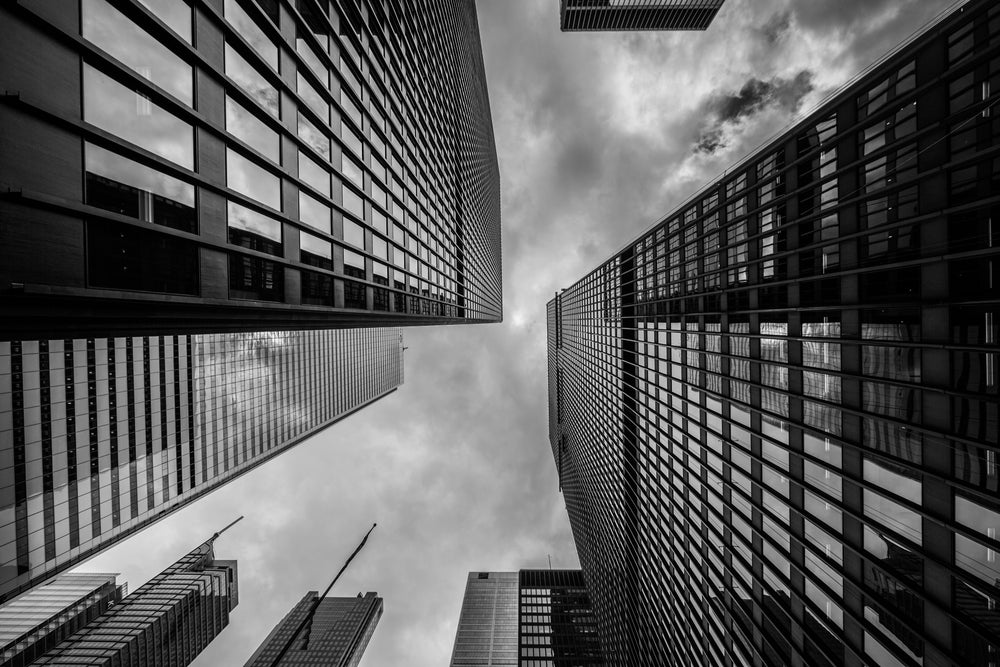
#> input picture 2DConv/convolution_spatial_domain.jpg, 1000 x 667 px, found by its file name
$ python part_4.py
#> lines starting #> are read from the running program, lines starting #| are printed output that depends on the picture
# Import the required libraries.
import numpy as np
import cv2
import matplotlib.pyplot as plt
from numpy.fft import fft2, ifft2, fftshift


# Define spatial domain convolution function.
def spatial_convolution(image, kernel):
    image_height, image_width = image.shape
    kernel_height, kernel_width = kernel.shape
    kernel = np.flipud(np.fliplr(kernel))
    pad_height, pad_width = kernel_height // 2, kernel_width // 2
    padded_image = np.pad(image, ((pad_height, pad_height), (pad_width, pad_width)), mode='constant')
    output = np.zeros_like(image)

    for i in range(image_height):
        for j in range(image_width):
            region = padded_image[i:i+kernel_height, j:j+kernel_width]
            output[i, j] = np.sum(region * kernel)

    return output

# Define a function to create a Gaussian kernel in the frequency domain.
def gaussian_kernel(shape, sigma):

    m, n = shape
    y, x = np.indices((m, n))
    center_y, center_x = m // 2, n // 2
    kernel = np.exp(-((x - center_x)**2 + (y - center_y)**2) / (2 * sigma**2))
    return kernel / kernel.sum()


# Define Sobel operators.
sobel_horizontal = np.array([[-1, 0, 1], [-2, 0, 2], [-1, 0, 1]])
sobel_vertical = np.array([[-1, -2, -1], [0, 0, 0], [1, 2, 1]])

# Define Prewitt operators.
prewitt_horizontal = np.array([[-1, 0, 1],
                               [-1, 0, 1],
                               [-1, 0, 1]])

prewitt_vertical = np.array([[-1, -1, -1],
                             [0, 0, 0],
                             [1, 1, 1]])


# Read the image in grayscale and normalize.
spatial_image_path = "/Users/aral/Documents/Homeworks/Homework 1/2DConv/convolution_spatial_domain.jpg"
spatial_image = cv2.imread(spatial_image_path, cv2.IMREAD_GRAYSCALE)
#> spatial_image is the input picture: shape (667, 1000); min 0, max 255, mean 89.1

gaussian_image_path = "/Users/aral/Documents/Homeworks/Homework 1/2DConv/convolution_freq_domain.jpg"
gaussian_image = cv2.imread(gaussian_image_path, cv2.IMREAD_GRAYSCALE)
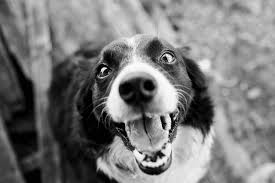
#> input picture 2DConv/convolution_freq_domain.jpg, 275 x 183 px, found by its file name
#> gaussian_image is the input picture: shape (183, 275); min 0, max 255, mean 120.7

spatial_image = spatial_image.astype(np.float32) / 255.0
gaussian_image = gaussian_image.astype(np.float32) / 255.0

# Apply Sobel operator.
sobel_horizontal_result = spatial_convolution(spatial_image, sobel_horizontal)
#> in spatial_convolution, `padded_image = np.pad(image, ((pad_height, pad_height), (pad_width, pa..`:
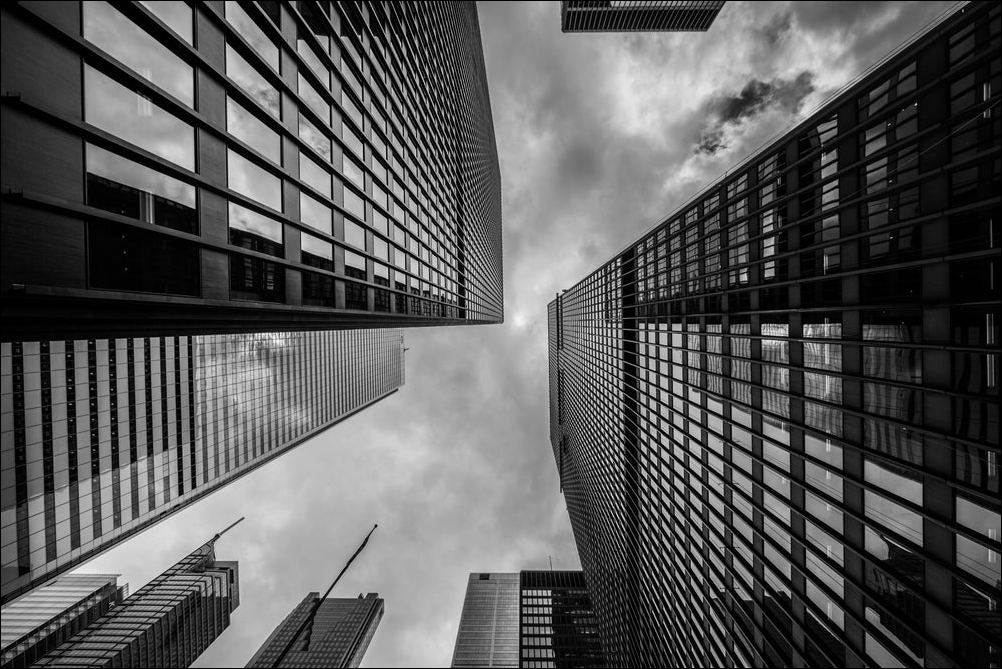
#> padded_image: shape (669, 1002) float32; min 0, max 1, mean 0.348
#> after the loop in spatial_convolution, `for i in range(image_height):`:
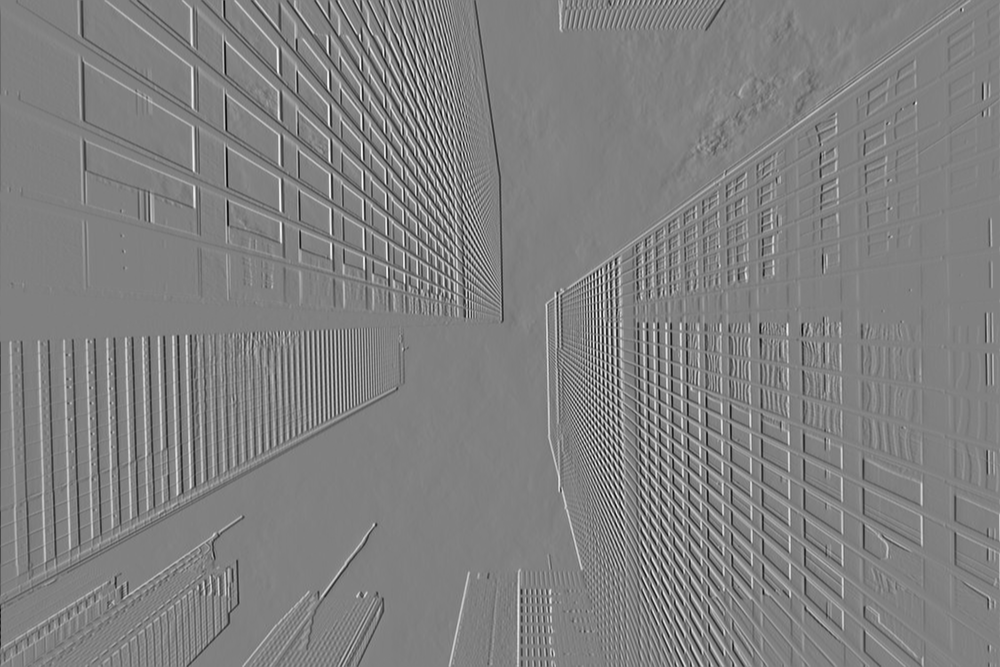
#> output: shape (667, 1000) float32; min -3.39, max 3.33, mean 0.000542; drawn with min black and max white
sobel_vertical_result = spatial_convolution(spatial_image, sobel_vertical)
#> after the loop in spatial_convolution (call 2), `for i in range(image_height):`:
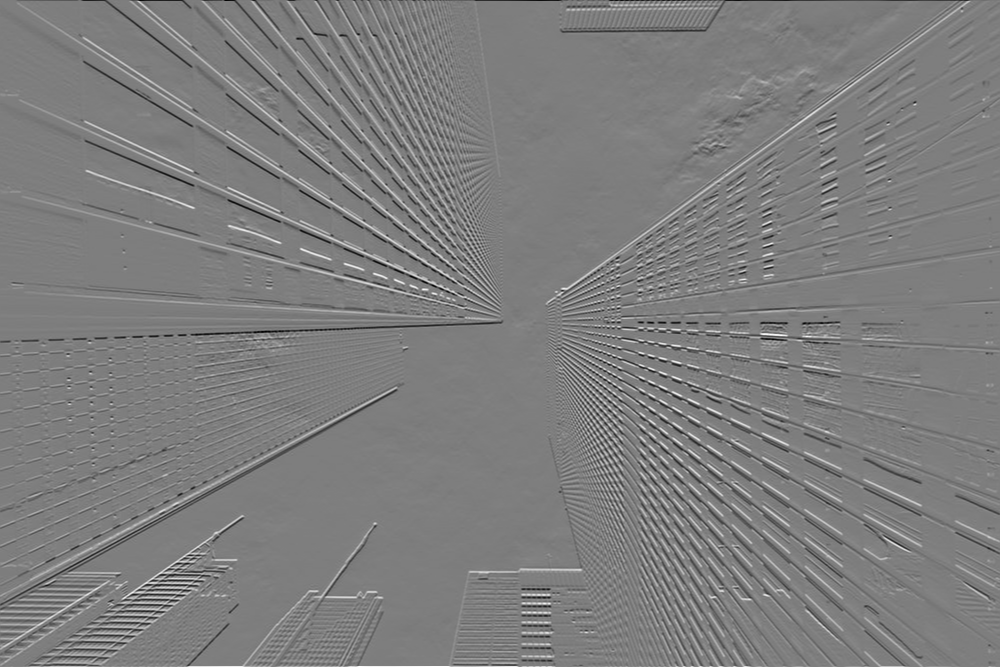
#> output: shape (667, 1000) float32; min -3.09, max 3.16, mean 0.000301; drawn with min black and max white

# Take absolute values and combine results for gradient magnitude for Sobel operator.
sobel_magnitude = np.sqrt(np.abs(sobel_horizontal_result)**2 + np.abs(sobel_vertical_result)**2)
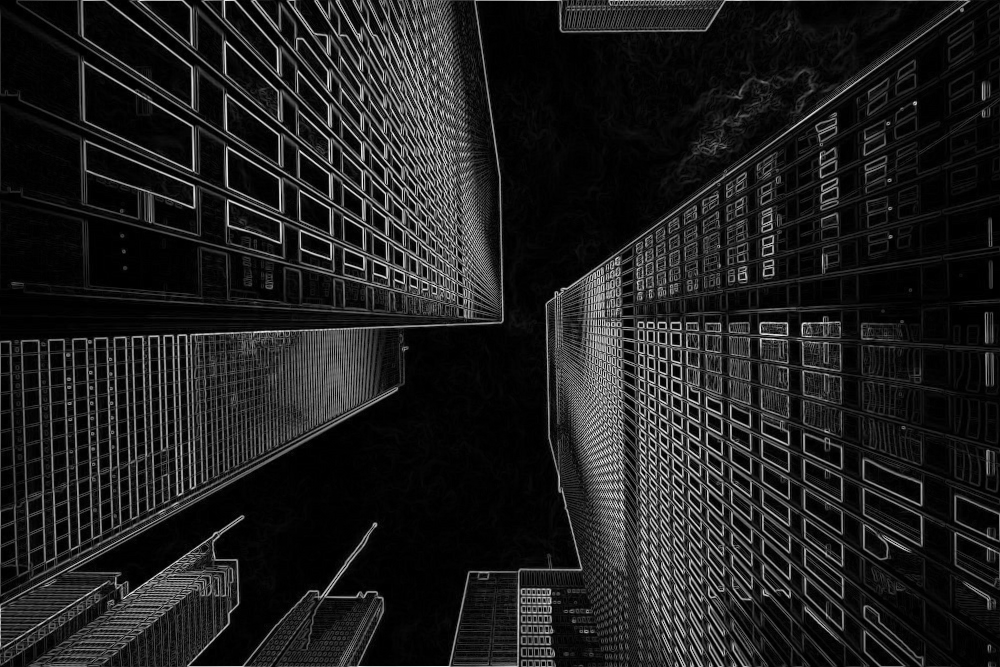
#> sobel_magnitude: shape (667, 1000) float32; min 0, max 3.39, mean 0.411; drawn with min black and max white
sobel_magnitude = (sobel_magnitude / sobel_magnitude.max()) * 255  # Normalize to [0, 255]
sobel_magnitude = sobel_magnitude.astype(np.uint8)

# Apply Prewitt operator.
prewitt_horizontal_result = spatial_convolution(spatial_image, prewitt_horizontal)
prewitt_vertical_result = spatial_convolution(spatial_image, prewitt_vertical)

# Take absolute values and combine results for gradient magnitude for Prewitt operator.
prewitt_magnitude = np.sqrt(np.abs(prewitt_horizontal_result)**2 + np.abs(prewitt_vertical_result)**2)
prewitt_magnitude = (prewitt_magnitude / prewitt_magnitude.max()) * 255  # Normalize to [0, 255]
prewitt_magnitude = prewitt_magnitude.astype(np.uint8)


# Plot results for Sobel operator.
plt.figure(figsize=(12, 6))
plt.subplot(1, 3, 1)
plt.imshow(spatial_image, cmap='gray')
plt.title('Original Image')

plt.subplot(1, 3, 2)
plt.imshow(np.abs(sobel_horizontal_result), cmap='gray')
plt.title('Sobel operator in horizontal')

plt.subplot(1, 3, 3)
plt.imshow(sobel_magnitude, cmap='gray')
plt.title('Sobel Edge Detection')

plt.show()
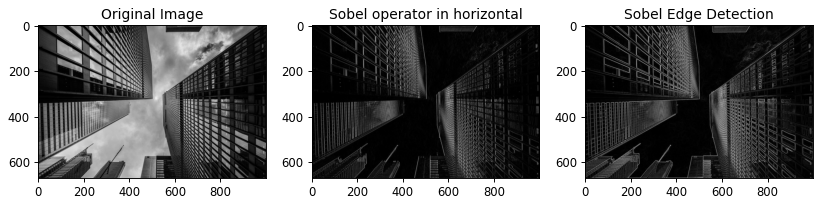
#> figure drawn by matplotlib, 3 panels


# Plot results for Prewitt operator.
plt.figure(figsize=(12, 6))
plt.subplot(1, 3, 1)
plt.imshow(spatial_image, cmap='gray')
plt.title('Original Image')

plt.subplot(1, 3, 2)
plt.imshow(np.abs(prewitt_horizontal_result), cmap='gray')
plt.title('Prewitt operator in horizontal')

plt.subplot(1, 3, 3)
plt.imshow(prewitt_magnitude, cmap='gray')
plt.title('Prewitt Edge Detection')

plt.show()

# Apply the Fourier Transform to the image.
image_fft = fft2(gaussian_image)
image_fft_shifted = fftshift(image_fft)

# Define the Gaussian kernel in the frequency domain.
sigma = 15  # Adjust the sigma value for more or less blurring.
gaussian_filter = gaussian_kernel(gaussian_image.shape, sigma)

# Apply the Gaussian filter in the frequency domain.
filtered_fft = image_fft_shifted * gaussian_filter

# Inverse shift and inverse Fourier Transform to convert back to spatial domain.
filtered_image = np.real(ifft2(np.fft.ifftshift(filtered_fft)))
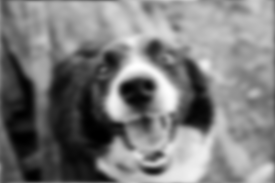
#> filtered_image: shape (183, 275) float64; min 4.69e-06, max 0.000682, mean 0.000335; drawn with min black and max white

# Plot the original and the filtered images.
plt.figure(figsize=(12, 6))

plt.subplot(1, 2, 1)
plt.imshow(gaussian_image, cmap='gray')
plt.title("Original Image")

plt.subplot(1, 2, 2)
plt.imshow(filtered_image, cmap='gray')
plt.title("Gaussian Blurred Image in Frequency Domain")

plt.show()
